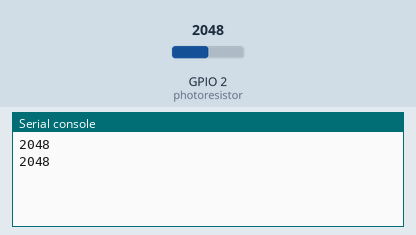
A program run on a simulated ESP32 board running MicroPython. On the bench: the last lines printed to the serial console. Inputs (shaded band) come from the test bench; at power-on: GPIO 2 (photoresistor) = 2048 (analog values on the 0–4095 scale).

Above: at 1.2 s.
1.3 s: GPIO 2 (photoresistor) set to 2866
At 2.6 s:
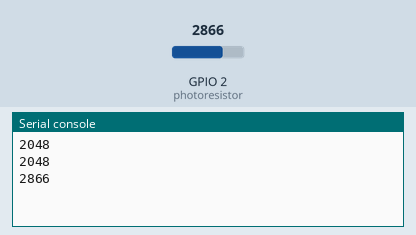
2.8 s: GPIO 2 (photoresistor) set to 3603
At 3.7 s:
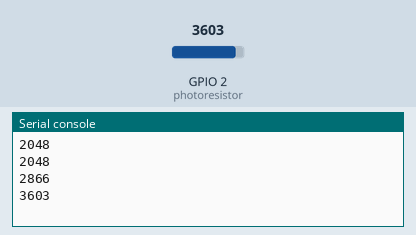
Timing chart, 0 to 5.8 s (numbered marks = the images above; inputs shaded):
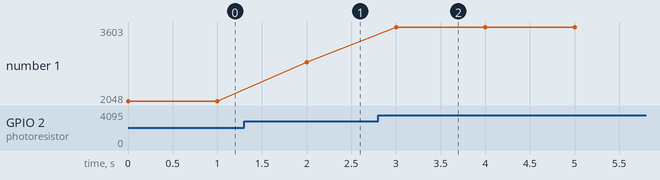

The program:

adc_sensor.py
```python
# Microcontroller basic libraries
from machine import Pin, ADC

# Miscellaneous Libraries
from time import sleep

# Setting up parameters
PHOTO_PIN = 2
SAMPLE_TIME = 1

# Configuring ADC pin
photoresistor = ADC(Pin(PHOTO_PIN))

# Configuring ADC Pin properties
photoresistor.atten(ADC.ATTN_11DB)  # Sensibility of the meassure
'''
Options for different Full Range Voltage:

ADC.ATTN_0DB: Voltage 1.2V
ADC.ATTN_2_5DB: Voltage 1.5V
ADC.ATTN_6DB: Voltage 2.0V
ADC.ATTN_11DB: Voltage 3.3V
'''

photoresistor.width(ADC.WIDTH_12BIT)

'''
An ESP ADC has a default resolution of 12 bits. There is a way to change it:

ADC.width(bit), where bit can be either of these options:

ADC.WIDTH_9BIT: range 0 to 511
ADC.WIDTH_10BIT: range 0 to 1023
ADC.WIDTH_11BIT: range 0 to 2047
ADC.WIDTH_12BIT: range 0 to 4095
'''

while True:
    photo_value = photoresistor.read()
    print(photo_value)
    sleep(SAMPLE_TIME)
```

Measured:
- after the input at 1.3 s, the serial console: prints a new line after 0.70 s (image 1)
- after the input at 2.8 s, the serial console: prints a new line after 0.20 s (image 2)
- plotted number 1: 2048 → 2866 after the input at 1.3 s, 2866 → 3603 after the input at 2.8 s
